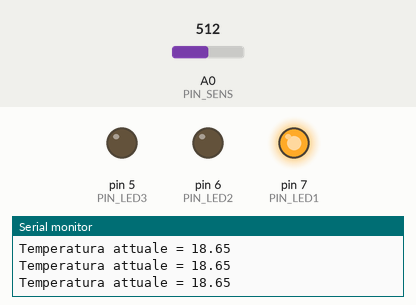
This sketch was run on a simulated Arduino Uno, built with avr-gcc and run on an emulated ATmega328P. Shown: output pins drawn as LEDs (lit = HIGH), the last lines printed to the serial monitor. The inputs (shaded band) are chosen by the test bench; at power-on: A0 (PIN_SENS) = 512.

Above: at 1.2 s.
1.3 s: A0 (PIN_SENS) set to 590
2.8 s: A0 (PIN_SENS) set to 598
At 3.7 s:
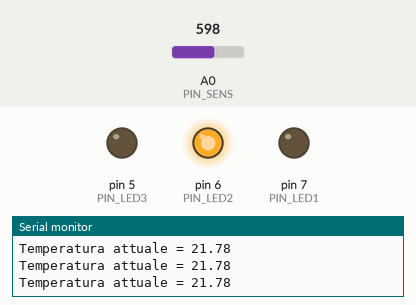
4.5 s: A0 (PIN_SENS) set to 716
At 5.1 s:
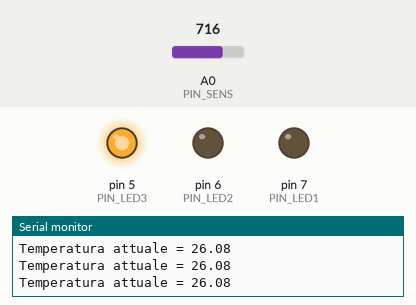
6.0 s: A0 (PIN_SENS) set to 511
At 6.3 s:
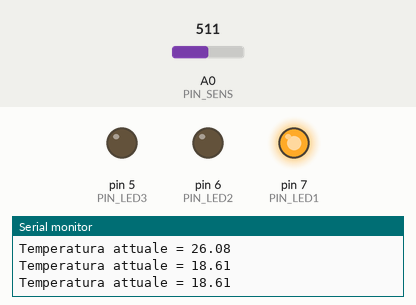
7.5 s: A0 (PIN_SENS) set to 900
At 8.8 s:
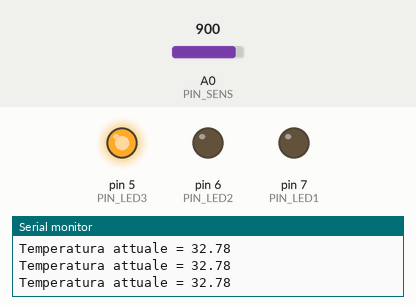
Timing chart, 0 to 10.0 s (numbered marks = the images above; inputs shaded):
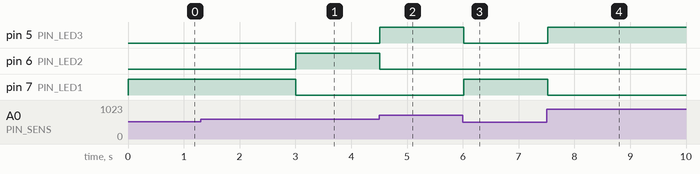

Measured:
- the behaviour switches between 597 and 598 on A0 (PIN_SENS) (found by bisection; images 0 and 1)
- after the input at 2.8 s, pin 6 (PIN_LED2): LOW → HIGH after 0.21 s; pin 7 (PIN_LED1): HIGH → LOW after 0.21 s
- after the input at 4.5 s, pin 5 (PIN_LED3): LOW → HIGH at once; pin 6 (PIN_LED2): HIGH → LOW at once
- after the input at 6.0 s, pin 5 (PIN_LED3): HIGH → LOW at once; pin 7 (PIN_LED1): LOW → HIGH at once
- after the input at 7.5 s, pin 5 (PIN_LED3): LOW → HIGH at once; pin 7 (PIN_LED1): HIGH → LOW at once

The sketch:

_06_resistenza_temperatura.ino
```cpp
// Questo programma funziona rilevando dei valori analogici da un sensore termico, che in base alla temeratura rilevata accende uno dei tre led disponibili
// il primo led indica una temperatura alta, il secondo una standard (vedi le tolleranze e la temperatura predefinita definite nel programma sottostante)
// e il terzo una temperatura più bassa

#define PIN_SENS A0 // definisco i pin con i quali lavoro, ovvero A0 per la lettura del valore analogico del sensore,
#define PIN_LED1 7 // il 7 per l'output del primo led,
#define PIN_LED2 6 // il 6 per l'output del secondo led,
#define PIN_LED3 5 // il 5 per l'output del terzo led
#define TOLLERANZA 0.15 // inoltre definisco i valori delle tolleranze di temperatura, cioé quelle in cui devo "stare" per ottenere una temperatura media
#define TEMP_PRED 21.9 // temperatura media definita
#define SLEEP 250 // tempo definito che indica quanto tempo aspettare per iniziare un nuovo ciclo (serve per non creare problemi al monitor)

int misura;
float temperatura_c;

// Conversione segnale analogico in temperatura : 3.73 / 1024 * A0 * 10 = t °C

void setup() {
  Serial.begin(9600);
  pinMode(PIN_SENS, INPUT);
  pinMode(PIN_LED1, OUTPUT);
  pinMode(PIN_LED2, OUTPUT);
  pinMode(PIN_LED3, OUTPUT);
}

void loop() {
  digitalWrite(PIN_LED1, LOW);                    // a ogni ciclo di questo loop vengono analizzati i dati e accesi i led corrispondenti
  digitalWrite(PIN_LED2, LOW);
  digitalWrite(PIN_LED3, LOW);
  misura = analogRead(PIN_SENS);
  temperatura_c = 3.73/1024*10*misura;

  if (temperatura_c > TEMP_PRED - TOLLERANZA && temperatura_c < TEMP_PRED + TOLLERANZA ) {
    digitalWrite(PIN_LED2, HIGH);
  } else {
    if (temperatura_c < TEMP_PRED - TOLLERANZA) {
      digitalWrite(PIN_LED1, HIGH);
    } else {
      digitalWrite(PIN_LED3, HIGH);
    }
  }

  Serial.print("Temperatura attuale = ");
  Serial.println(temperatura_c);
  delay(SLEEP);
}
```
